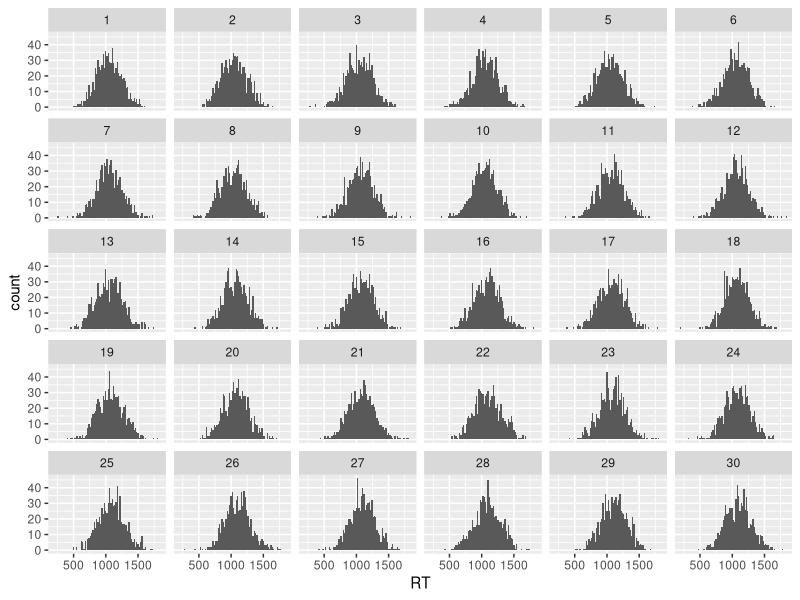
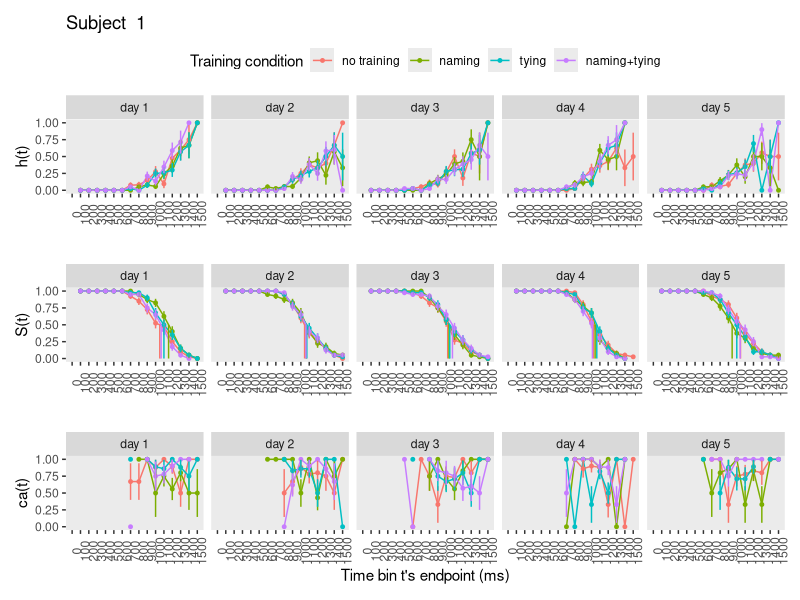

The R source for these figures, in order: (Note: this script raises an error after producing the figures.)
## ---- chunk 1
knitr::opts_chunk$set(echo = TRUE)
## ---- chunk 2
library(tidyverse) # data wrangling
library(patchwork) # combine figures
library(pracma)    # to Reshape() matrices
## ---- chunk 3
set.seed(1276)

N_sub = 30    # number of subjects
N_day = 5     # number of days
N_train = 4   # number of training conditions per subject
Tr_pCond = 40 # trials per condition
N_total = N_sub*N_day*N_train*Tr_pCond

data <- tibble(
  pid   = rep(1:N_sub,each=N_day*N_train*Tr_pCond),          # participant ID
  iv1   = rep(rep(1:N_day, each=N_train*Tr_pCond), N_sub),   # 5 days
  trial = rep(1:(N_day*N_train*Tr_pCond),N_sub),             #  trial per subject
  iv2  =   rep(rep(1:N_train, each=Tr_pCond),N_sub*N_day),   # 4 training conditions
  condition =  rep( rep(1:(N_day*N_train), each=Tr_pCond), N_sub),           # track each combination of day and training condition
  mean = 1100 + pid*2 - iv1*20,        # introduce variability in mean RT between subjects and days
  RT = rnorm(N_total, mean, 200),
  acc =    as.double( Reshape(replicate(N_sub*N_train*N_day, sample(c(0,1), size=Tr_pCond,replace=T,prob=c(.2,.8))),N_total,1)))

#print(data %>% group_by(pid) %>% summarize(meanRT = mean(rt)), n=30)

data

# visualize distribution per subject
data %>% ggplot(aes(x=RT)) +
  geom_histogram(binwidth=20) +
  facet_wrap(~pid)
## ---- chunk 4
data_nested <- data %>% group_nest(pid)
## ---- chunk 5
censor <- function(df, timeout, bin_width){
  if(!(timeout %% bin_width == 0)){
    return("The censoring time must be a multiple of the bin width!")
  }
  df %>% mutate(right_censored = 0,
                RT2 = ifelse(RT > timeout, timeout, RT) %>% round(digits=2),
                right_censored = ifelse(RT2 == timeout,1,right_censored),
                dRT = ceiling(RT2/bin_width),
                cens_time = timeout, bin_width = bin_width)
}
## ---- chunk 6
ptb <- function(df){
  df %>% uncount(weights = dRT) %>% 
         group_by(trial) %>% 
         mutate(period = 1:n()) %>% 
         mutate(event = if_else(period == max(period) & right_censored == 0, 1, 0)) %>% 
         ungroup()
}
## ---- chunk 7
setup_lt_2iv <- function(ptb){
  ptb %>% mutate(event = str_c("event", event)) %>%
          group_by(condition, iv1, iv2, period) %>% 
          count(event) %>% 
          ungroup() %>% 
          pivot_wider(names_from = event,
                      values_from = n) %>% 
          mutate(event0 = ifelse(is.na(event0),0,event0), # replace NA with 0
                 event1 = ifelse(is.na(event1),0,event1),
                 risk_set = event0 + event1) %>% # define the risk set
          mutate(hazard = (event1 / risk_set) %>% round(digits = 3)) %>% # calculate hazard estimate
          mutate(se_haz = sqrt((hazard * (1 - hazard)) / risk_set) %>% round(digits = 4)) %>% # se hazard
          group_by(condition) %>%
          mutate(survival = (cumprod(1-hazard)) %>% round(digits = 4), # calculate survival estimate
                 term     = (cumsum(hazard / (risk_set * (1 - hazard)))) %>% round(digits = 7),
                 se_surv  = (survival * sqrt(term)) %>% round(digits = 5)  ) %>% # Greenwood's (1926) approximation
          ungroup() 
}
## ---- chunk 8
calc_ca <- function(df){
  df %>% filter(right_censored==0) %>%
         group_by(condition,dRT,cens_time,bin_width) %>%
         summarize(ca = mean(acc) %>% round(digits = 2),
                   n = n(),
                   .groups = 'drop') %>%
         ungroup() %>%
         mutate(period = dRT,
                se_ca = sqrt((ca * (1-ca)) / n) %>% round(digits = 3)) %>%
         select(-dRT)
}
## ---- chunk 9
join_lt_ca <- function(df1,df2){df1 %>% left_join(df2, join_by(condition,period))}
## ---- chunk 10
extract_median <- function(df){
  above_pct50 <- df %>% 
      group_by(condition) %>%
      filter(survival > .5) %>% 
      slice(n()) # take last row
  below_pct50 <- df %>% 
      group_by(condition) %>%
      filter(survival < .5) %>% 
      slice(1) # take first row
  # pull period above
  period_above <- pull(above_pct50, period)
  # pull survivor function values
  survival_above <- pull(above_pct50, survival)
  survival_below <- pull(below_pct50, survival)
  # estimate median by interpolation
  median_period <- period_above+((survival_above-.5)/(survival_above-survival_below))*((period_above+1)-period_above)
}
## ---- chunk 11
plot_eha_2iv <- function(df,subj){
  library(patchwork)
  cutoff <- df %>% pull(cens_time) %>% max(na.rm=T)
  binsize <- df %>% pull(bin_width) %>% max(na.rm=T)
  median_period <- extract_median(df)
  n_iv1 <- nlevels(factor(df$iv1))
  n_iv2 <- nlevels(factor(df$iv2))
  n_conditions <- n_iv1*n_iv2
  # set up tibble to plot verticl lines indicating S(t).50 for each condition
  data_median <- c()
  for(i in 1:n_conditions){
    data_median <- append(data_median, c(median_period[i], median_period[i]))
  }
  data_medians <- tibble(period= data_median,
                         survival = rep(c(.5, 0),n_conditions),
                         condition = rep(1:n_conditions, each=2),
                         train =  factor(rep(rep(1:n_iv2, each=2),n_iv1),levels=c(1:4),labels=c("no training", "naming", "tying", "naming+tying")),
                         day = factor(rep(1:n_iv1, each=2*n_iv2),levels=c(1:5),labels=str_c("day ",1:5)  ))
  
p1 <-df %>% 
  mutate(day = factor(iv1,levels=c(1:5),labels=str_c("day ",1:5)  )) %>% 
  mutate(train = factor(iv2,levels=c(1:4),labels=c("no training", "naming", "tying", "naming+tying")  )) %>% 
                           
  ggplot(aes(x=period, color=train, group=train)) +
  geom_line(aes(y=hazard)) +
  geom_point(aes(y=hazard), size=1) + labs(color="Training condition") +
  geom_linerange(aes(ymin=hazard-se_haz, ymax=hazard+se_haz), show.legend = F) +
  scale_x_continuous(breaks = c(0,1:(cutoff/binsize)), labels=c(0,1:(cutoff/binsize)*binsize),
                     limits = c(0,cutoff/binsize)) +
  scale_y_continuous(limits = c(0,1)) +
  labs(x="", y="h(t)", title = paste("Subject ", subj)) +
  theme(legend.background = element_rect(fill = "transparent"),
        panel.grid = element_blank(),
        legend.position = "top",
        axis.text.x = element_text(angle=90)) +
  facet_wrap(~day, nrow=1,ncol=5)

p2 <-df %>%
  mutate(day = factor(iv1,levels=c(1:5),labels=str_c("day ",1:5)  )) %>% 
  mutate(train = factor(iv2,levels=c(1:4),labels=c("no training", "naming", "tying", "naming+tying")  )) %>% 
  ggplot(aes(x=period, color=train, group=train)) +
  geom_line(aes(y=survival), show.legend = F) +
  geom_point(aes(y=survival), size=1, show.legend = F) +
  
  geom_linerange(aes(ymin=survival-se_surv, ymax=survival+se_surv), show.legend = F) +
  # add medians
  geom_path(aes(x=period, y=survival),
            data = data_medians, 
            linetype = 1, show.legend = F) +
  scale_x_continuous(breaks = c(0,1:(cutoff/binsize)), labels=c(0,1:(cutoff/binsize)*binsize),
                     limits=c(0,cutoff/binsize)) +
  scale_y_continuous(limits = c(0,1)) +
  labs(x="", y="S(t)") +
  theme(panel.grid = element_blank(),
        axis.text.x = element_text(angle=90)) +
  facet_wrap(~day, nrow=1,ncol=5)

p3 <-df %>%
  mutate(day = factor(iv1,levels=c(1:5),labels=str_c("day ",1:5)  )) %>% 
  mutate(train = factor(iv2,levels=c(1:4),labels=c("no training", "naming", "tying", "naming+tying")  )) %>% 
  ggplot(aes(x=period, color=train, group=train)) +
  geom_line(aes(y=ca), show.legend = F) +
  geom_point(aes(y=ca), size=1, show.legend = F) +
  geom_linerange(aes(ymin=ca-se_ca, ymax=ca+se_ca), show.legend = F) +
  scale_x_continuous(breaks = c(0,1:(cutoff/binsize)), labels=c(0,1:(cutoff/binsize)*binsize),
                     limits=c(0,cutoff/binsize)) +
  scale_y_continuous(limits = c(0,1)) +
  labs(x="Time bin t's endpoint (ms)", y="ca(t)",
       colour="Condition") +
  theme(panel.grid = element_blank(),
        axis.text.x = element_text(angle=90)) +
  facet_wrap(~day, nrow=1,ncol=5)

p1/p2/p3
}
## ---- chunk 12
data_final <- data_nested %>% 
                     mutate(censored  = map(data, censor, 1500, 100)) %>%  # user input: censoring time, bin width
                     mutate(ptb_data  = map(censored, ptb)) %>%            # create person-trial-bin dataset
                     mutate(lifetable = map(ptb_data, setup_lt_2iv)) %>%   # create life tables without ca for 2 IV's
                     mutate(condacc   = map(censored, calc_ca)) %>%        # calculate ca
                     mutate(lifetable_ca = map2(lifetable, condacc, join_lt_ca)) %>%  # create life tables with ca
                     mutate(plot      = map2(.x = lifetable_ca, .y = pid, plot_eha_2iv))  # create plots of info in life tables for 2 IV's
## ---- chunk 13
# pull censored for subject 1
pluck(data_final,3,1)

# pull ptb for subject 2
pluck(data_final,4,2)

# pull lifetable for subject 30 and condition 1 (day1 and training condition 1)
pluck(data_final,5,30) %>% filter(condition==4)

# pull full lifetable for subject 1 and condition 20
pluck(data_final,7,1) %>% filter(condition==20)

# view plot for subject 1
pluck(data_final,8,1)
## ---- chunk 14
input_modeling_hazard_sim_knot <- data_final %>% 
                        select(pid, ptb_data) %>%  unnest(ptb_data) %>%
                        select(pid,trial,iv1,iv2,condition,period,event)

# save in folder data
write_csv(input_modeling_hazard_sim_knot, file="data/inputfile_hazard_modeling_sim_knot.csv")
